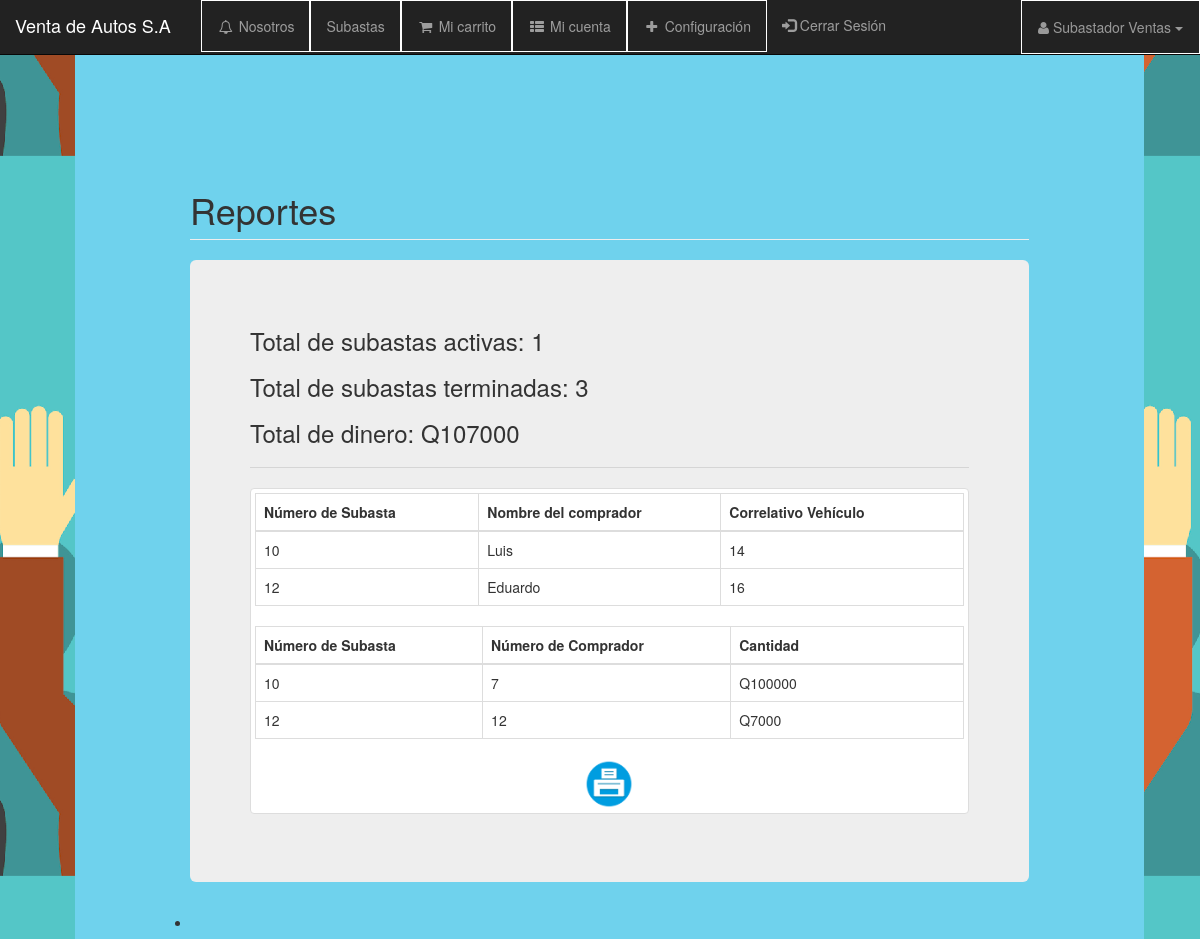
The app's page /reportes.php (signed in) with its own data.
### tables this page shows
CREATE TABLE `subasta` (
  `id_subasta` int(11) NOT NULL,
  `min` int(11) DEFAULT NULL,
  `max` int(11) DEFAULT NULL,
  `tiempo_ini` datetime NOT NULL,
  `tiempo_fin` datetime NOT NULL,
  `estado` int(11) NOT NULL,
  `comprador` int(11) DEFAULT NULL,
  `subastador` int(11) NOT NULL,
  `id_carro` int(11) NOT NULL
);

CREATE TABLE `usuario` (
  `id_usuario` int(20) NOT NULL,
  `administrador` tinyint(10) NOT NULL DEFAULT 0,
  `nombre` varchar(100) DEFAULT NULL,
  `apellido1` varchar(100) DEFAULT NULL,
  `apellido2` varchar(100) DEFAULT NULL,
  `telefono` varchar(10) DEFAULT NULL,
  `foto` varchar(300) DEFAULT NULL,
  `correo` varchar(200) NOT NULL,
  `user` varchar(100) NOT NULL,
  `pass` varchar(200) DEFAULT NULL
);

CREATE TABLE `oferta` (
  `id_oferta` int(11) NOT NULL,
  `oferta` int(11) NOT NULL,
  `estado` int(11) NOT NULL,
  `fecha` datetime NOT NULL,
  `id_subasta` int(11) NOT NULL,
  `comprador` int(11) NOT NULL
);

### config.php (called while the page is built)
<?php
  $serv="localhost";
  $user="root";
  $pass="";
  $namedb="svi";
?>

### conexion/Conexion.php (called while the page is built, shortened)
<?php
    class Conexion{
    private $conn = null;
    public function __construct(){
        include("config.php");
        $this->conn = new mysqli($serv, $user, $pass, $namedb);
        $this->conn->set_charset("utf8");
    }
    public function select($qry){
        $result = $this->conn->query($qry);
        return $result;
    }
}
?>

### reportes.php (the view, shortened to what this page needs)
<?php
  include ("conexion/Conexion.php");
  $bd = new Conexion();
?>
<!DOCTYPE html>
<html lang="es">
<head>
    <link href="css/bootstrap.min.css" rel="stylesheet">
    <link href="css/sb-admin.css" rel="stylesheet">
    <link href="css/plugins/morris.css" rel="stylesheet">
    <link href="font-awesome/css/font-awesome.min.css" rel="stylesheet" type="text/css">
</head>
<body background="imagenes/subasta.png" width="65px">
    <div id="wrapper">
        <nav class="navbar navbar-inverse navbar-fixed-top" role="navigation">
            <div class="navbar-header">
                <a class="navbar-brand" href="subastas.php">Venta de Autos S.A</a>
            </div>
            <?php
              include ("header.php");
            ?>
            <?php
              include ("sidebar.php");
            ?>
             </nav>
         <?php
                  $res_count=$bd->select("SELECT count(*) as total from subasta where estado=0");
                  $data=mysqli_fetch_array($res_count);
                  $count_sub = $data['total'];
                  $res_count=$bd->select("SELECT count(*) as total from subasta where estado=1 and subastador=".$_SESSION["id_usuario"]);
                  $data=mysqli_fetch_array($res_count);
                  $count_sub_cerr = $data['total'];
                  $res_count=$bd->select("SELECT SUM(oferta) as total from oferta where estado=1");
                  $data=mysqli_fetch_array($res_count);
                  $count_oferta = $data['total'];
                ?>
  <div id="page-wrapper">
            <div class="container-fluid">
                <div class="row">
                    <div class="col-lg-12">
                        <h1 class="page-header">
                            Reportes <small>  </small>
                        </h1>
                    </div>
                </div>
                 <?php
                    if($_SESSION["administrador"] != "0"){
                    ?>
<div class="jumbotron">
  <h3 class="display-4">Total de subastas activas: <?php echo $count_sub;
                                        ?></h3>
    <h3 class="display-4">Total de subastas terminadas: <?php echo $count_sub_cerr;
                                        ?></h3>
    <h3 class="display-4">Total de dinero: Q<?php echo $count_oferta;
                                        ?></h3>
  <hr class="my-4">
   <div class="thumbnail">
<div class="table-responsive">
      <table  class="table table-bordered table-dark table-hover" border="5">
        <thead class="table table-striped" border="5">
            <tr>
                <th scope="row">Número de Subasta</th>
                <th scope="col">Nombre del comprador</th>
                <th scope="col">Correlativo Vehículo</th>
            </tr>
        </thead>
      <tbody>
        <?php
                  $res = $bd->select("SELECT * from subasta INNER JOIN usuario ON comprador = id_usuario");
                     if($res->num_rows > 0){
                        while($row = $res->fetch_assoc()){
       ?>
            <tr>
                <td><?php echo $row['id_subasta']; ?> </td>
                <td><?php echo $row['nombre']; ?> </td>
                <td><?php echo $row['id_carro']; ?> </td>
			</tr>
        <?php
                           }
                                    }
 		?>
      </tbody>
    </table>
    <div class="table-responsive">
      <table  class="table table-bordered table-dark table-hover" border="5">
        <thead class="table table-striped" border="5">
            <tr>
                <th scope="col">Número de Subasta</th>
                <th scope="row">Número de Comprador</th>
                <th scope="col">Cantidad</th>
            </tr>
        </thead>
      <tbody>
        <?php
                  $res = $bd->select("SELECT * from oferta where estado = 1");
                     if($res->num_rows > 0){
                        while($row = $res->fetch_assoc()){
       ?>
            <tr>
                <td><?php echo $row['id_subasta']; ?> </td>
                <td><?php echo $row['comprador']; ?> </td>
                <td>Q<?php echo $row['oferta']; ?> </td>
      </tr>
        <?php
                           }
                                    }
    ?>
      </tbody>
    </table>
    <a href="javascript:window.print()">
<img src="imagenes/reporte.png" width="50px" height="50px" alt="Imprimir" /> </a>
</div>
</div>
</div>
            </div>
        </div>
 <li>
   <?php
              }
              ?>
    </div>    </div>
</body>
</html>

### css/sb-admin.css (style rules this page uses)
body { margin-top: 100px; background-color: #646464; background-position: center; }
@media (min-width:900px) { body { margin-top: 50px; } }
#wrapper { padding-left: 100; padding-right: : 100; }
#page-wrapper { width: 95%; padding: 10; background-color: #6fd2ed; }
@media (min-width:768px) { #wrapper { padding-left: 75px; } }
@media (min-width:768px) { #page-wrapper { padding: 100px; } }
table { width: 100%; border: 1px solid #000; }
th, td { width: 1%; text-align: left; vertical-align: top; border: 1px solid #000; }

### records on screen
subasta: id_subasta "10", usuario.nombre "Luis", id_carro "14"
subasta: id_subasta "12", usuario.nombre "Eduardo", id_carro "16"
oferta: id_subasta "10", comprador "7", oferta "100000"
oferta: id_subasta "12", comprador "12", oferta "7000"

### other values on screen
$_SESSION["nomb_comp"] "Subastador Ventas"
$count_sub "1"
$count_sub_cerr "3"
$count_oferta "107000"
